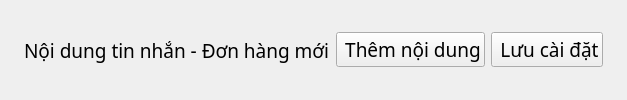
                            <widget class="QFrame" name="frameTitleOrderNew">
                             <property name="sizePolicy">
                              <sizepolicy hsizetype="Preferred" vsizetype="Maximum">
                               <horstretch>0</horstretch>
                               <verstretch>0</verstretch>
                              </sizepolicy>
                             </property>
                             <property name="styleSheet">
                              <string notr="true"/>
                             </property>
                             <property name="frameShape">
                              <enum>QFrame::NoFrame</enum>
                             </property>
                             <property name="frameShadow">
                              <enum>QFrame::Raised</enum>
                             </property>
                             <property name="lineWidth">
                              <number>5</number>
                             </property>
                             <property name="midLineWidth">
                              <number>20</number>
                             </property>
                             <layout class="QHBoxLayout" name="horizontalLayout_16">
                              <property name="leftMargin">
                               <number>24</number>
                              </property>
                              <property name="topMargin">
                               <number>24</number>
                              </property>
                              <property name="rightMargin">
                               <number>24</number>
                              </property>
                              <property name="bottomMargin">
                               <number>24</number>
                              </property>
                              <item>
                               <widget class="QLabel" name="label">
                                <property name="font">
                                 <font>
                                  <family>Nunito</family>
                                  <pointsize>14</pointsize>
                                  <weight>50</weight>
                                  <italic>false</italic>
                                  <bold>false</bold>
                                 </font>
                                </property>
                                <property name="styleSheet">
                                 <string notr="true"/>
                                </property>
                                <property name="text">
                                 <string>Nội dung tin nhắn - Đơn hàng mới</string>
                                </property>
                                <property name="alignment">
                                 <set>Qt::AlignLeading|Qt::AlignLeft|Qt::AlignVCenter</set>
                                </property>
                               </widget>
                              </item>
                              <item>
                               <widget class="QPushButton" name="addTextOrderNew">
                                <property name="maximumSize">
                                 <size>
                                  <width>200</width>
                                  <height>16777215</height>
                                 </size>
                                </property>
                                <property name="font">
                                 <font>
                                  <family>Nunito</family>
                                  <pointsize>14</pointsize>
                                  <weight>50</weight>
                                  <italic>false</italic>
                                  <bold>false</bold>
                                 </font>
                                </property>
                                <property name="text">
                                 <string> Thêm nội dung</string>
                                </property>
                                <property name="icon">
                                 <iconset resource="../resources.qrc">
                                  <normaloff>:/icons/images/icons/cil-plus.png</normaloff>:/icons/images/icons/cil-plus.png</iconset>
                                </property>
                               </widget>
                              </item>
                              <item>
                               <widget class="QPushButton" name="btnSaveOrderNew">
                                <property name="sizePolicy">
                                 <sizepolicy hsizetype="Maximum" vsizetype="Maximum">
                                  <horstretch>0</horstretch>
                                  <verstretch>0</verstretch>
                                 </sizepolicy>
                                </property>
                                <property name="minimumSize">
                                 <size>
                                  <width>0</width>
                                  <height>0</height>
                                 </size>
                                </property>
                                <property name="maximumSize">
                                 <size>
                                  <width>16777215</width>
                                  <height>16777215</height>
                                 </size>
                                </property>
                                <property name="font">
                                 <font>
                                  <family>Nunito</family>
                                  <pointsize>14</pointsize>
                                  <weight>50</weight>
                                  <italic>false</italic>
                                  <bold>false</bold>
                                 </font>
                                </property>
                                <property name="styleSheet">
                                 <string notr="true"/>
                                </property>
                                <property name="text">
                                 <string> Lưu cài đặt</string>
                                </property>
                                <property name="icon">
                                 <iconset resource="../resources.qrc">
                                  <normaloff>:/icons/images/icons/cil-save.png</normaloff>:/icons/images/icons/cil-save.png</iconset>
                                </property>
                                <property name="iconSize">
                                 <size>
                                  <width>20</width>
                                  <height>20</height>
                                 </size>
                                </property>
                                <property name="checkable">
                                 <bool>false</bool>
                                </property>
                               </widget>
                              </item>
                             </layout>
                            </widget>
